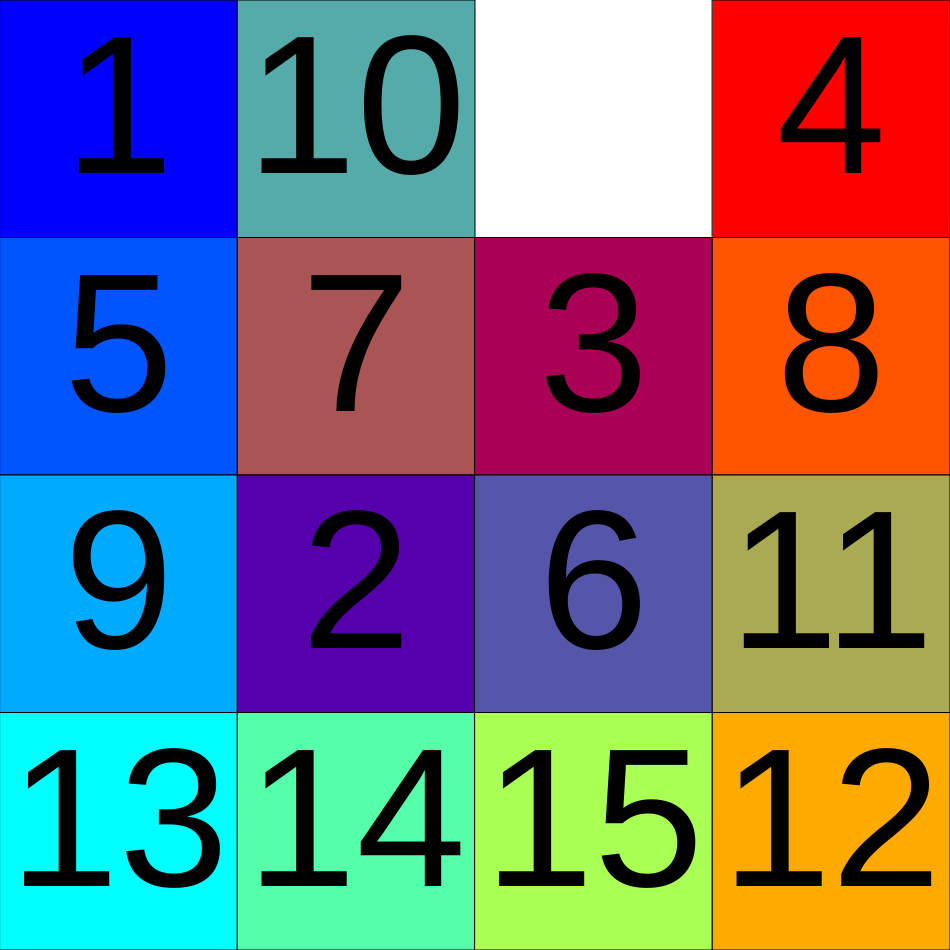
Frame 1 (no input)
Frame 60 (no input): identical to frame 1, image omitted
Frame 120 (the mouse pressed at the canvas centre since frame 60): identical to frame 1, image omitted

The p5.js sketch that drew this single still picture (run headless with seeded random() and noise() and a simulated clock; from frame 60 on, the mouse is pressed at the canvas centre):

// p5.js sketch
// ── sketch.js
let b;

function setup() {
  let minD = min(windowWidth, windowHeight);
  createCanvas(minD - 50, minD - 50);
  setupGUI();
  b = createBoard();
}

let pC = 0;
let pR = 0;
let pPressed = false;

function draw() {
  background(255);
  if (colS.value() != pC || rowS.value() != pR) {
    b.setup(colS.value(),rowS.value()); 
    pC = colS.value();
    pR = rowS.value()
  }
  b.display();
  if (keyIsPressed && !pPressed) {
    pPressed = true;
    switch (keyCode) {
      case 37:
        b.L();
        break;
      case 38:
        b.U();
        break;
      case 39:
        b.R();
        break;
      case 40:
        b.D();
        break;
    }
  }
  if (!keyIsPressed && pPressed) {
    pPressed = false
  }
}

let px;
let py;

function mousePressed() {
  px = mouseX;
  py = mouseY
}

function touchEnded() {
  let angle = degrees(atan2(py - mouseY, px - mouseX));
  if (sqrt(sq(px - mouseX) + sq(py - mouseY)) >= 100) {
    if (-45 < angle && angle <= 45) {
      b.L();
    } else if (45 < angle && angle <= 135) {
      b.U();
    } else if ((135 < angle && angle <= 180) || (-180 < angle && angle <= -135)) {
      b.R();
    }else if (-135 < angle && angle <= -45) {
      b.D();
    }
  }
}

// ── Board.js
function createBoard() {
  const B = {
    board: [],
    c: 4,
    r: 4,
    tiles: 16,
    setup: function(C, R) {
      this.c = C;
      this.r = R;
      this.tiles = C * R;
      this.board = [];
      for (let i = 0; i < this.tiles; i++) {
        let x = i % this.c;
        let y = (i - x) / this.c;
        this.board.push(createTile(createVector(x, y), i + 1, width / this.c, height / this.r, this.tiles));
      }
      for (let i = 0; i < 4 * this.tiles; i++) {
        let r = random([0, 1, 2, 3]);
        switch (r) {
          case 0:
            this.L();
            break;
          case 1:
            this.U();
            break;
          case 2:
            this.R();
            break;
          case 3:
            this.D();
            break;
        }
      }
      this.updateColor();
    },
    display: function() {
      for (let i = 0; i < this.board.length; i++) {
        this.board[i].display();
      }
    },
    L: function() {
      for (let i = 0; i < this.board.length; i++) {
        if (this.board[i].num == this.tiles) {
          if (this.board[i].pos.x != 0) {
            let p1 = this.board[i].num;
            let p2 = this.board[i - 1].num;
            this.board[i].goTo(p2);
            this.board[i - 1].goTo(p1);
            this.updateColor();
            break;
          }
        }
      }
    },
    U: function() {
      for (let i = 0; i < this.board.length; i++) {
        if (this.board[i].num == this.tiles) {
          if (this.board[i].pos.y != 0) {
            let p1 = this.board[i].num;
            let p2 = this.board[i - this.c].num;
            this.board[i].goTo(p2);
            this.board[i - this.c].goTo(p1);
            this.updateColor();
            break;
          }
        }
      }
    },
    R: function() {
      for (let i = 0; i < this.board.length; i++) {
        if (this.board[i].num == this.tiles) {
          if (this.board[i].pos.x != this.c - 1) {
            let p1 = this.board[i].num;
            let p2 = this.board[i + 1].num;
            this.board[i].goTo(p2);
            this.board[i + 1].goTo(p1);
            this.updateColor();
            break;
          }
        }
      }
    },
    D: function() {
      for (let i = 0; i < this.board.length; i++) {
        if (this.board[i].num == this.tiles) {
          if (this.board[i].pos.y != this.r - 1) {
            let p1 = this.board[i].num;
            let p2 = this.board[i + this.c].num;
            this.board[i].goTo(p2);
            this.board[i + this.c].goTo(p1);
            this.updateColor();
            break;
          }
        }
      }
    },
    updateColor: function() {
      for (let i = 0; i < this.board.length; i++) {
        let I = this.board[i].num - 1;
        let CX = (I) % this.c;
        let CY = (I - CX) / this.c;
        let nColor = color(map(CX, 0, this.c - 1, 0, 255), map(CY, 0, this.r - 1, 0, 255),map(CX, 0, this.c - 1, 255, 0));
        this.board[i].changeCol(nColor);
      }
    }
  };
  return B;
}
// ── GUI.js
let rowS
let colS;

function setupGUI() {
  rowS = createSlider(2,10,4,1);
  colS = createSlider(2,10,4,1);
}

// ── Tile.js
function createTile(P, N, W, H, E) {
  let T = {
    pos: P,
    num: N,
    w: W,
    h: H,
    col:color(0),
    empty: E,
    display: function() {
      if (this.num != this.empty) {
        rectMode(CORNER);
        fill(this.col)
        rect(this.pos.x * this.w, this.pos.y * this.h, this.w, this.h);
        textAlign(CENTER, CENTER);
        textSize(this.h - 40);
        fill(0);
        text(str(this.num), (this.pos.x + 0.5) * this.w, (this.pos.y + 0.5) * this.h);
      }
    },
    goTo: function(num) {
      this.num = num;
    },
    changeCol:function(nC) {
      this.col = nC;
    }
  };
  return T;
}
